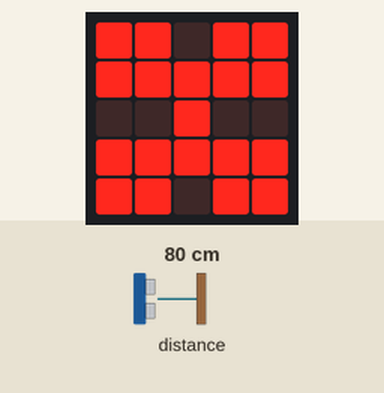
This program was run on a simulated BBC micro:bit (MakeCode). On the bench: the board's 5×5 LED display. Inputs (shaded band) come from the test bench; at power-on: distance to the obstacle 80 cm.

Above: at 1.2 s.
1.3 s: distance to the obstacle set to 2 cm
At 2.9 s:
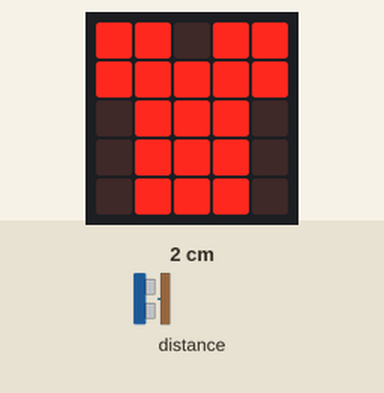
3.3 s: distance to the obstacle set to 4 cm
At 4.2 s:
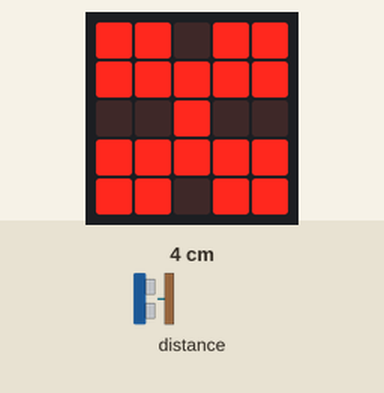
Timing chart, 0 to 6.3 s (numbered marks = the images above; inputs shaded):
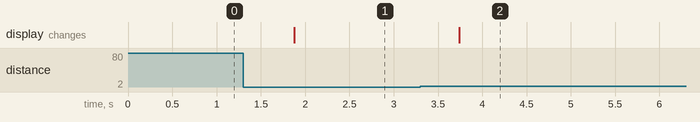

The program:

main.ts
```typescript
let distance = 0
basic.forever(function () {
    distance = sonar.ping(
    DigitalPin.P0,
    DigitalPin.P1,
    PingUnit.Centimeters
    )
    if (distance == 2) {
        basic.showIcon(IconNames.TShirt)
    } else {
        basic.showIcon(IconNames.Butterfly)
    }
})
```

test.ts
```typescript
// les tests vont ici ; cela ne sera pas compilé si ce paquet est utilisé en tant qu'extension.
```

Measured:
- after the input at 1.3 s, the display: changes after 0.58 s (image 1)
- after the input at 3.3 s, the display: changes after 0.44 s (image 2)
